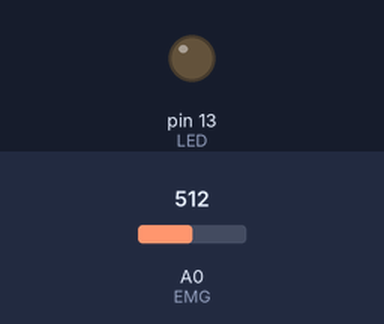
The sketch below on a simulated Arduino Uno, built with avr-gcc and run on an emulated ATmega328P. Shown: output pins drawn as LEDs (lit = HIGH). Dashed ring = blinking. The test bench sets the inputs (shaded band); at power-on: A0 (EMG) = 512. What the sketch prints to the serial monitor is not drawn.

Above: at 2.2 s.
2.3 s: A0 (EMG) set to 620
3.8 s: A0 (EMG) set to 644
At 4.2 s:
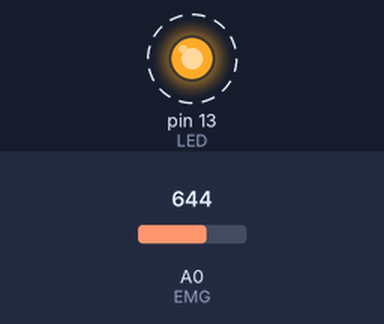
6.8 s: A0 (EMG) set to 511
At 7.6 s:
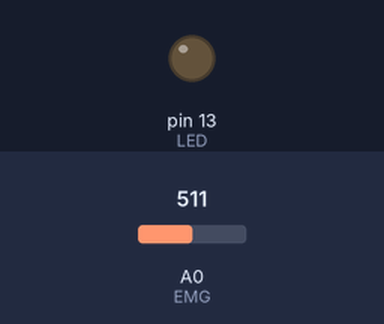
8.3 s: A0 (EMG) set to 716
At 8.7 s:
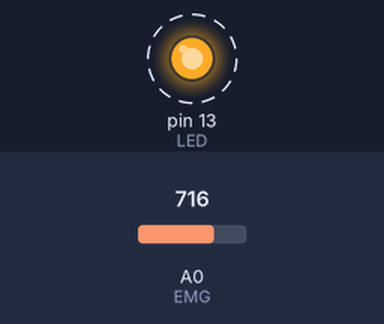
Timing chart, 0 to 12.3 s (numbered marks = the images above; inputs shaded):
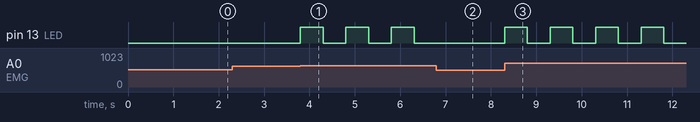

The sketch:

LED_toggle.ino
```cpp
/*
  Program: Toggle LED ON/OFF Using EMG

  This program uses the Arduino board to take the incoming EMG signals from the EMG amplifier
  circuit, and use the EMG signal to control the LED power state.
  If the EMG signal is above the minimum set threshold, the LED power state is toggled
  between ON and OFF.
*/

#define EMG 0
#define LED 13

float th = 0;
float thHigh = 0;

int emgAmp = 0;

boolean ledState = false;

float threshold(){
    int sample = 0;

    while ( millis() <= 1000 ){
      th += analogRead(EMG);
      sample++;
      }

    th /= sample;
    Serial.print("Average rest EMG value is ");
    Serial.println(th);

    return th;
  }

void setup() {
  Serial.begin(115200);

  th = threshold();
  thHigh = 1024 * 0.12 + th;

  pinMode(LED, OUTPUT);

}

void ledToggle(int emgAmp){
  if ( emgAmp >= thHigh){
      ledState = !ledState;
      digitalWrite(LED, ledState);
      delay (500);
    }
  }

void loop(){
  emgAmp = analogRead(EMG);
  Serial.println(emgAmp);
  delay(1);

  ledToggle(emgAmp);
}
```

Measured:
- the behaviour switches between 634 and 635 on A0 (EMG) (found by bisection; images 0 and 1)
- after the input at 3.8 s, pin 13 (LED): alternates HIGH for 0.50 s and LOW for 0.50 s, starting at once
- after the input at 6.8 s, pin 13 (LED): stays LOW (without the input it goes to HIGH after 0.01 s)
- after the input at 8.3 s, pin 13 (LED): alternates HIGH for 0.50 s and LOW for 0.50 s, starting at once
